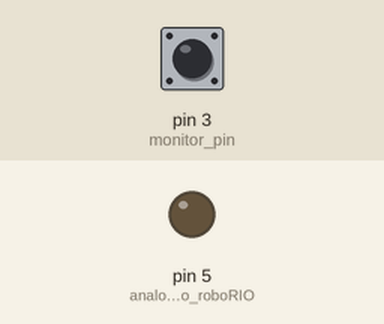
A sketch run on a simulated Arduino Uno, built with avr-gcc and run on an emulated ATmega328P. On the bench: output pins drawn as LEDs (lit = HIGH). Inputs (shaded band) come from the test bench; at power-on: pin 3 (monitor_pin) LOW. Pins used as bus, display or sensor lines are not drawn.

Above: at 1.2 s.
1.3 s: pin 3 (monitor_pin) pulsed HIGH 2 times (0.12 s each, 0.3 s apart)
At 2.4 s:
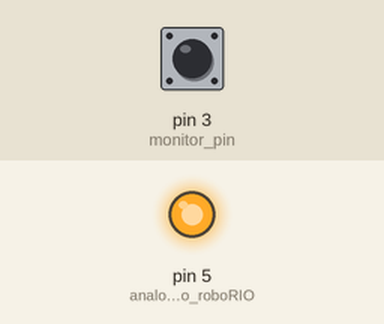
Timing chart, 0 to 4.3 s (numbered marks = the images above; inputs shaded):
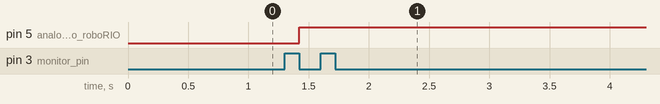

The sketch:

lidar.ino
```cpp
unsigned long pulse_width;

void setup()
{
  Serial.begin(9600);
  pinMode(2, OUTPUT); // trigger pin
  pinMode(3, INPUT); // monitor pin
  pinMode(4, OUTPUT); // control power enable line
  pinMode(5, OUTPUT); // analog out to roboRIO
  digitalWrite(4, HIGH); // turn sensor on
  digitalWrite(2, LOW); // LOW for continuous read
}

void loop()
{
  pulse_width = pulseIn(3, HIGH); // count how long the pulse is high in microseconds

  if (pulse_width != 0) {
    pulse_width /= 10; // 10usec = 1 cm

    if (pulse_width > 255)
      pulse_width = 255;

    analogWrite(5, pulse_width);
  } else { // we're locking up
    digitalWrite(4, LOW); // turn off
    delay(1);
    digitalWrite(4, HIGH); // turn on
    delay(1);
  }

  delay(1); // don't overload the serial port
}
```

Measured:
- after the input at 1.3 s, pin 5 (analog_out_to_roboRIO): LOW → HIGH after 0.12 s
